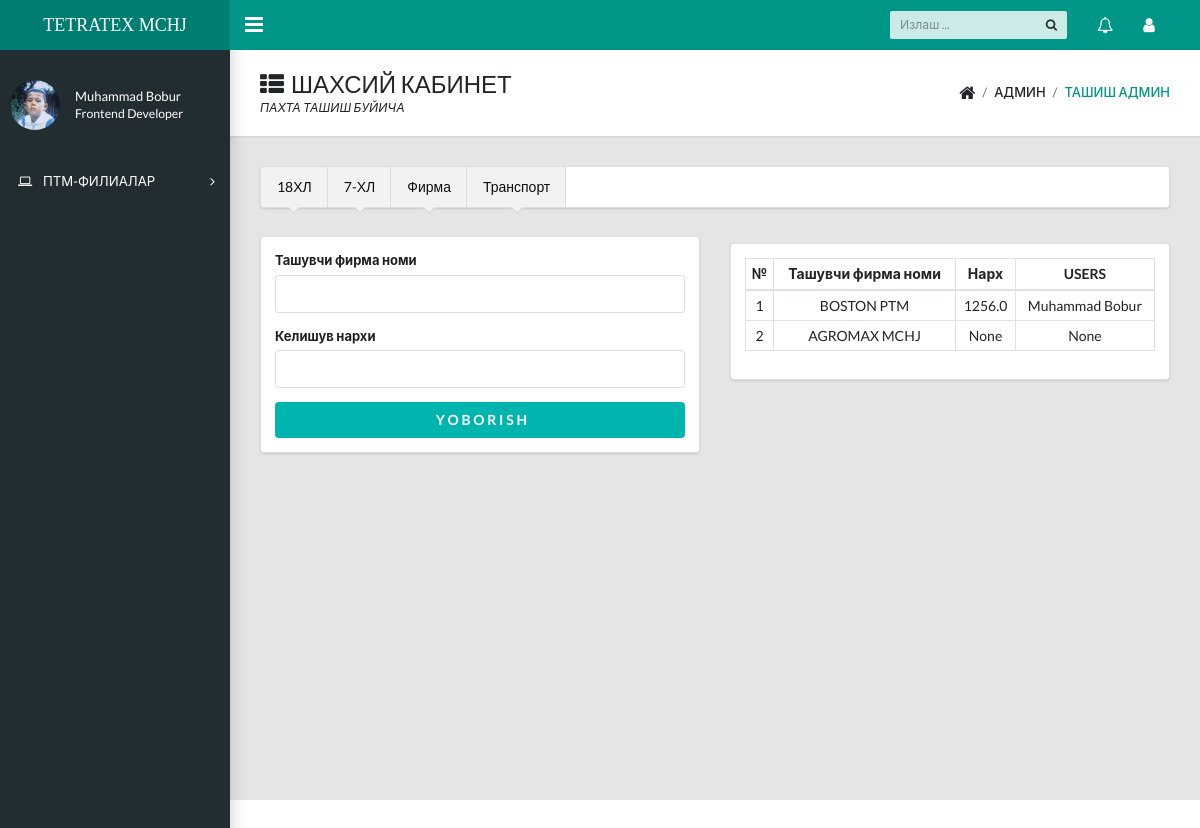
Before: /home/firma/ (signed in) with the older database file.
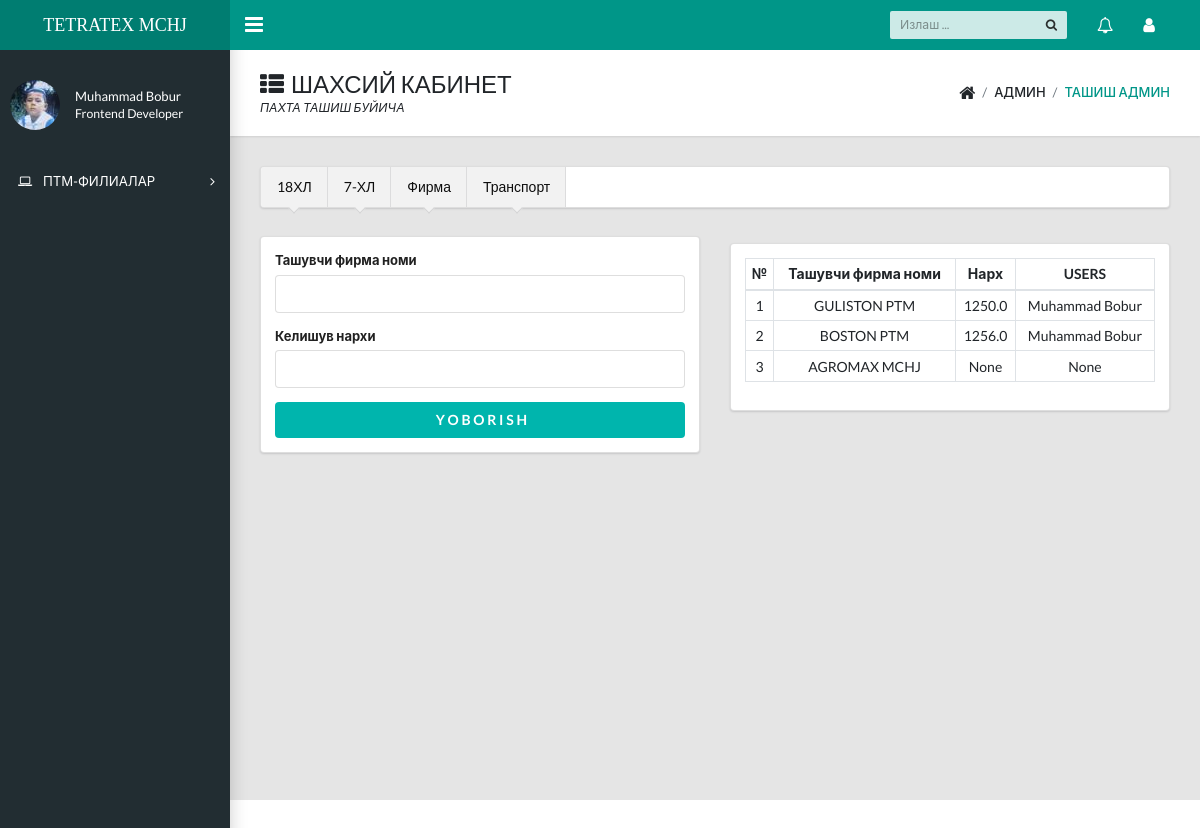
After: the same page with the newer database file.
### login/models.py (models this page shows, shortened)
class Profile(models.Model):
    user=models.OneToOneField(User,on_delete=models.CASCADE)
    first_name= models.CharField(max_length=30)
    last_name=models.CharField(max_length=30)
    pic=models.ImageField(upload_to='img',blank=True,null=True,default='default/default.jpg')
    pic_thumbnail=models.ImageField(upload_to='img',blank=True,null=True,default='default/thumbnail.jpg')

### tash/models.py (models this page shows, shortened)
class Firma(models.Model):
    name=models.CharField(max_length=20,verbose_name='Фирма номи',help_text="М: AGRMOMAX MCHJ")
    user=models.ForeignKey(User,on_delete=models.SET_NULL,null=True)
    narx=models.FloatField(null=True)
    class Meta:
        verbose_name_plural = "Ташувчи Фирмалар"

### tash/views.py (the view, shortened to what this page needs)
# urls.py: path('firma/',firma, name="firma"),
def firma(request):
    form=FirmaForm()
    user=request.user.profile
    firma=Firma.objects.order_by('-id')[0:15].values('name','user__first_name','narx')
    context={'user':user,"form":form,"firma":firma}
    return render(request,'forms/firma.html',context)

### tash/forms.py
class FirmaForm(forms.ModelForm):
    class Meta:
        model=Firma
        fields=('name','narx')

### templates/forms/firma.html
{% extends 'docs/dashboard.html' %}
{% block content %}
<main class="app-content">
    <div class="app-title">
        <div>
        <h1><i class="fa fa-th-list pr-2"></i>ШАХСИЙ КАБИНЕТ</h1>
        <p>ПАХТА ТАШИШ БУЙИЧА </p>
        </div>
        <ul class="app-breadcrumb breadcrumb side">
            <li class="breadcrumb-item"><i class="fa fa-home fa-lg"></i></li>
            <li class="breadcrumb-item">АДМИН</li>
            <li class="breadcrumb-item active"><a href="#">ТАШИШ АДМИН</a></li>
        </ul>
    </div>
    {% include 'forms/navs.html' %}
    <div class="row">
        <div class="col-lg-6 col-sm-12">
            {% include 'forms/firma-inc.html' %}
        </div>
        <div class="d-none d-sm-block d-md-none d-lg-block pt-4 col-6">
            {% include 'forms/firma-table.html' %}
        </div>
    </div>
</main>
{% endblock %}

### templates/docs/dashboard.html (shortened to what this page needs)
{% load static %}
<!DOCTYPE html>
<html lang="en">
  <head>
    <link rel="stylesheet" href="https://cdnjs.cloudflare.com/ajax/libs/semantic-ui/2.5.0/semantic.min.css" />
    <link rel="stylesheet" type="text/css" href="{% static 'css/main.css' %}">
    <link rel="stylesheet" type="text/css" href="https://maxcdn.bootstrapcdn.com/font-awesome/4.7.0/css/font-awesome.min.css">
  </head>
  <body class="app sidebar-mini">
    <header class="app-header"><a class="app-header__logo" href="{% url 'home' %}">TETRATEX MCHJ</a>
      <a class="app-sidebar__toggle" href="#" data-toggle="sidebar" aria-label="Hide Sidebar"></a>
      <ul class="app-nav">
        <li class="app-search">
          <input class="app-search__input" type="search" placeholder="Излаш ...">
          <button class="app-search__button"><i class="fa fa-search"></i></button>
        </li>
        <li class="dropdown"><a class="app-nav__item" href="#" data-toggle="dropdown" aria-label="Show notifications"><i class="fa fa-bell-o fa-lg"></i></a>
        </li>
        <li class="dropdown"><a class="app-nav__item" href="#" data-toggle="dropdown" aria-label="Open Profile Menu"><i class="fa fa-user fa-lg"></i></a>
        </li>
      </ul>
    </header>
    <aside class="app-sidebar">
      <div class="app-sidebar__user"><img class="app-sidebar__user-avatar" src="{{user.pic_thumbnail.url}}" alt="User Image">
        <div>
          <p class="app-sidebar__user-name">{{user.first_name}}
          <p class="app-sidebar__user-designation">Frontend Developer</p>
        </div>
      </div>
      <ul class="app-menu">
        <li class="treeview"><a class="app-menu__item" href="#" data-toggle="treeview"><i class="app-menu__icon fa fa-laptop"></i><span class="app-menu__label">ПТМ-ФИЛИАЛАР</span><i class="treeview-indicator fa fa-angle-right"></i></a>
        </li>
      </ul>
    </aside>
    {% block content %}
    {% endblock %}
  </body>
</html>

### templates/forms/navs.html
<div class="ui pointing menu ">
  <a class="active item " href="{% url 'formset' %}">
    18ХЛ
  </a>
  <a class="active item " href="{% url '7xl' %}">
    7-ХЛ
  </a>
  <a class="active item " href="{% url 'firma' %}">
    Фирма
  </a>
  <a class="active item " href="{% url 'truck' %}">
    Транспорт
  </a>
</div>

### templates/forms/firma-inc.html (shortened to what this page needs)
<form  method="post">
    <div class="ui form segment">
      <div class="fields">
        <div class="sixteen wide field">
          <label>Ташувчи фирма номи</label>
          {{form.name}}
        </div>
      </div>
      <div class="fields">
        <div class="sixteen wide field">
          <label>Келишув нархи</label>
          {{form.narx}}
        </div>
      </div>
      <button class="fluid ui button teal mt-2">&nbsp;Y&nbsp;O&nbsp;B&nbsp;O&nbsp;R&nbsp;I&nbsp;S&nbsp;H</button>
    </div>
</form>

### templates/forms/firma-table.html
<div class="ui form segment">
    <table class="table table-sm table-bordered text-center inverted teal">
        <thead>
          <tr>
            <th class="align-middle" scope="col">№</th>
            <th class="align-middle" scope="col">Ташувчи фирма номи</th>
            <th class="align-middle" scope="col">Нарх</th>
            <th class="align-middle" scope="col">USERS</th>
          </tr>
        </thead>
        <tbody>
        {% for i in firma %}
            <tr>
                <td>{{forloop.counter}}</td>
                <td>{{i.name}}</td>
                <td>{{i.narx}}</td>
                <td>{{i.user__first_name}}</td>
            </tr>
        {% endfor %}
        </tbody>
      </table>
    </div>

Changed rows visible on the page:
added Firma: name "GULISTON PTM", narx "1250.0", user__first_name "Muhammad Bobur"
